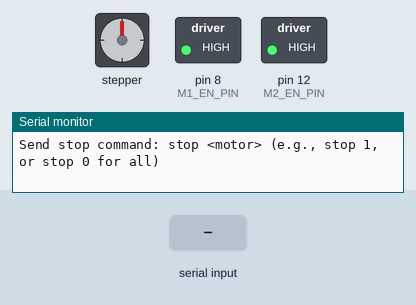
This sketch was run on a simulated Arduino Uno, built with avr-gcc and run on an emulated ATmega328P. Parts: stepper motor, switched loads named in the sketch (green lamp = pin HIGH), the last lines printed to the serial monitor. Inputs (shaded band) come from the test bench. Stepper angles assume 3200 steps per turn.

Above: at 1.2 s.
1.3 s: "1 90 45\n" received over Serial
At 1.45 s:
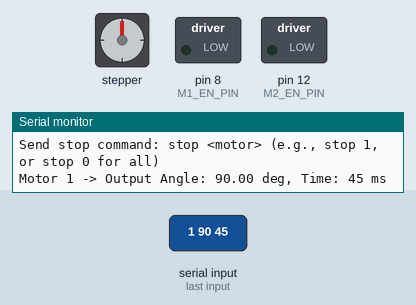
4.3 s: "stop 1\n" received over Serial
At 6.0 s:
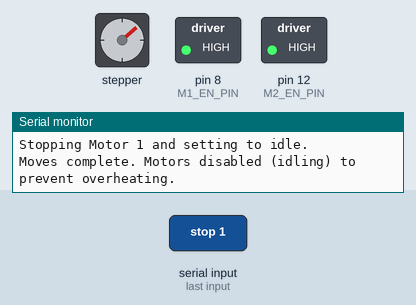
6.3 s: "90 45 200\n" received over Serial
At 6.6 s:
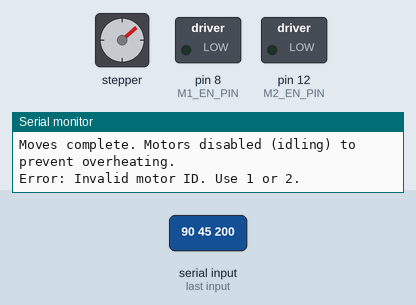
7.8 s: "1 90 45\n" received over Serial
At 8.25 s:
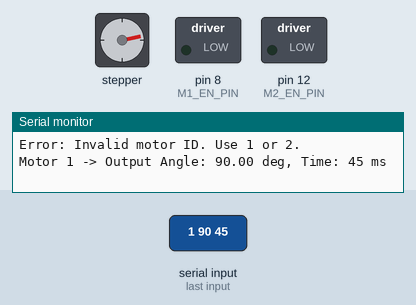
10.8 s: "stop\n" received over Serial
At 11.7 s:
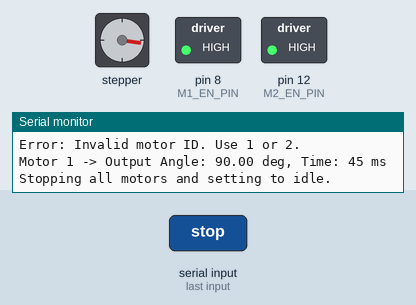
Timing chart, 0 to 13.8 s (numbered marks = the images above; inputs shaded):
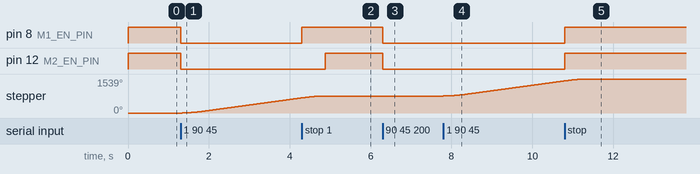

Measured:
- after the input at 1.3 s, pin 8 (M1_EN_PIN), pin 12 (M2_EN_PIN): HIGH → LOW at once; stepper: keeps turning clockwise at about 231°/s, starting at once
- after the input at 4.3 s, pin 8 (M1_EN_PIN): LOW → HIGH at once; pin 12 (M2_EN_PIN): LOW → HIGH after 0.58 s
- after the input at 6.3 s, pin 8 (M1_EN_PIN), pin 12 (M2_EN_PIN): HIGH → LOW at once
- after the input at 7.8 s, stepper: keeps turning clockwise at about 229°/s, starting at once
- after the input at 10.8 s, pin 8 (M1_EN_PIN), pin 12 (M2_EN_PIN): LOW → HIGH at once

The sketch:

stepper-controler_drv8825.ino
```cpp
#include <AccelStepper.h>

// --- Configuration Parameters ---
const int STEPS_PER_REV = 200;         // Standard 1.8-degree stepper
const int MICROSTEPS = 16;             // Change to match DIP switch setting (1, 2, 4, 8, 16, 32)

// --- Independent Gear Ratios & Correction Factors per Motor ---
const float GEAR_REDUCTION_RATIO_1 = 35.0; // Gearbox ratio for Motor 1
const float CORRECTION_FACTOR_1    = 0.5;  // Fine-tune multiplier for Motor 1

const float GEAR_REDUCTION_RATIO_2 = 30.0; // Gearbox ratio for Motor 2 (Change as needed)
const float CORRECTION_FACTOR_2    = 0.5;  // Fine-tune multiplier for Motor 2

// --- Correct Pin Definitions (Gravity Dual DRV8825 Shield - DFRobot DRI0023) ---
#define M1_DIR_PIN     7
#define M1_STEP_PIN    6
#define M1_EN_PIN      8

#define M2_DIR_PIN     4
#define M2_STEP_PIN    5
#define M2_EN_PIN      12

// Initialize AccelStepper instances in DRIVER mode (Type 1: Step + Direction)
AccelStepper stepper1(AccelStepper::DRIVER, M1_STEP_PIN, M1_DIR_PIN);
AccelStepper stepper2(AccelStepper::DRIVER, M2_STEP_PIN, M2_DIR_PIN);

// Tracking variable to know when motors are actively moving
bool motorsActive = false;

void setup() {
  // Start Serial communication
  Serial.begin(115200);

  // Configure Enable pins
  pinMode(M1_EN_PIN, OUTPUT);
  pinMode(M2_EN_PIN, OUTPUT);

  // Idle by default on boot: DRV8825 ENABLE is Active LOW, so HIGH disables/sleeps them
  digitalWrite(M1_EN_PIN, HIGH);
  digitalWrite(M2_EN_PIN, HIGH);

  // Set safe initial default limits to prevent sudden stalls on boot
  stepper1.setMaxSpeed(1500.0);
  stepper1.setAcceleration(1000.0);

  stepper2.setMaxSpeed(1500.0);
  stepper2.setAcceleration(1000.0);

  Serial.println("Gearbox Stepper Tester Ready (Motors idling by default).");
  Serial.println("Send move command: <motor> <angle_deg> <time_ms> (e.g., 2 90 3000)");
  Serial.println("Send stop command: stop <motor> (e.g., stop 1, or stop 0 for all)");
}

void loop() {
  // Check for incoming serial commands
  if (Serial.available() > 0) {
    String input = Serial.readStringUntil('\n');
    input.trim();
    parseCommand(input);
  }

  // Must be called continuously in loop to execute position moves
  stepper1.run();
  stepper2.run();

  // Auto-Idling Check: If motors were active and have finished all steps, disable them to prevent overheating
  if (motorsActive && stepper1.distanceToGo() == 0 && stepper2.distanceToGo() == 0) {
    // DRV8825 ENABLE is Active LOW. Setting HIGH puts drivers to sleep and cuts coil power.
    digitalWrite(M1_EN_PIN, HIGH);
    digitalWrite(M2_EN_PIN, HIGH);

    Serial.println("Moves complete. Motors disabled (idling) to prevent overheating.");
    motorsActive = false;
  }
}

// Function to parse serial input and trigger motor movement or stopping
void parseCommand(String command) {
  // Check if it's a stop command
  if (command.startsWith("stop") || command.startsWith("STOP")) {
    int spaceIndex = command.indexOf(' ');
    if (spaceIndex == -1) {
      // Just "stop" entered -> stop both motors
      stepper1.stop();
      stepper2.stop();
      // Put them back to sleep when stopped manually
      digitalWrite(M1_EN_PIN, HIGH);
      digitalWrite(M2_EN_PIN, HIGH);
      motorsActive = false;
      Serial.println("Stopping all motors and setting to idle.");
      return;
    }

    int motorId = command.substring(spaceIndex + 1).toInt();
    if (motorId == 1) {
      stepper1.stop();
      digitalWrite(M1_EN_PIN, HIGH);
      Serial.println("Stopping Motor 1 and setting to idle.");
    } else if (motorId == 2) {
      stepper2.stop();
      digitalWrite(M2_EN_PIN, HIGH);
      Serial.println("Stopping Motor 2 and setting to idle.");
    } else if (motorId == 0) {
      stepper1.stop();
      stepper2.stop();
      digitalWrite(M1_EN_PIN, HIGH);
      digitalWrite(M2_EN_PIN, HIGH);
      motorsActive = false;
      Serial.println("Stopping all motors and setting to idle.");
    } else {
      Serial.println("Error: Invalid motor ID for stop command.");
    }
    return;
  }

  // Otherwise, parse standard move command: <motor> <angle> <time_ms>
  int firstSpace = command.indexOf(' ');
  int secondSpace = command.indexOf(' ', firstSpace + 1);

  if (firstSpace == -1 || secondSpace == -1) {
    Serial.println("Error: Invalid format. Use <motor> <angle> <time_ms> or 'stop <motor>'");
    return;
  }

  int motorId = command.substring(0, firstSpace).toInt();
  float angle = command.substring(firstSpace + 1, secondSpace).toFloat();
  unsigned long timeMs = command.substring(secondSpace + 1).toInt();

  if (timeMs == 0) {
    Serial.println("Error: Time cannot be zero.");
    return;
  }

  long targetSteps = 0;
  float timeSec = timeMs / 1000.0;
  float requiredSpeed = 0;

  // Wake up both drivers before issuing a movement command (Active LOW)
  digitalWrite(M1_EN_PIN, LOW);
  digitalWrite(M2_EN_PIN, LOW);
  motorsActive = true;

  if (motorId == 1) {
    float stepsPerDegreeOutput = (float)(STEPS_PER_REV * MICROSTEPS * GEAR_REDUCTION_RATIO_1) / 360.0;
    targetSteps = round(angle * stepsPerDegreeOutput * CORRECTION_FACTOR_1);

    requiredSpeed = abs(targetSteps) / timeSec;
    if (requiredSpeed > 3000.0) requiredSpeed = 3000.0;

    stepper1.setMaxSpeed(requiredSpeed);
    stepper1.setAcceleration(requiredSpeed * 2.0);
    stepper1.move(targetSteps);

    Serial.print("Motor 1 -> Output Angle: "); Serial.print(angle);
    Serial.print(" deg, Time: "); Serial.print(timeMs); Serial.println(" ms");
  }
  else if (motorId == 2) {
    float stepsPerDegreeOutput = (float)(STEPS_PER_REV * MICROSTEPS * GEAR_REDUCTION_RATIO_2) / 360.0;
    targetSteps = round(angle * stepsPerDegreeOutput * CORRECTION_FACTOR_2);

    requiredSpeed = abs(targetSteps) / timeSec;
    if (requiredSpeed > 3000.0) requiredSpeed = 3000.0;

    stepper2.setMaxSpeed(requiredSpeed);
    stepper2.setAcceleration(requiredSpeed * 2.0);
    stepper2.move(targetSteps);

    Serial.print("Motor 2 -> Output Angle: "); Serial.print(angle);
    Serial.print(" deg, Time: "); Serial.print(timeMs); Serial.println(" ms");
  }
  else {
    Serial.println("Error: Invalid motor ID. Use 1 or 2.");
    motorsActive = false; // Reset if invalid ID
  }
}
```
